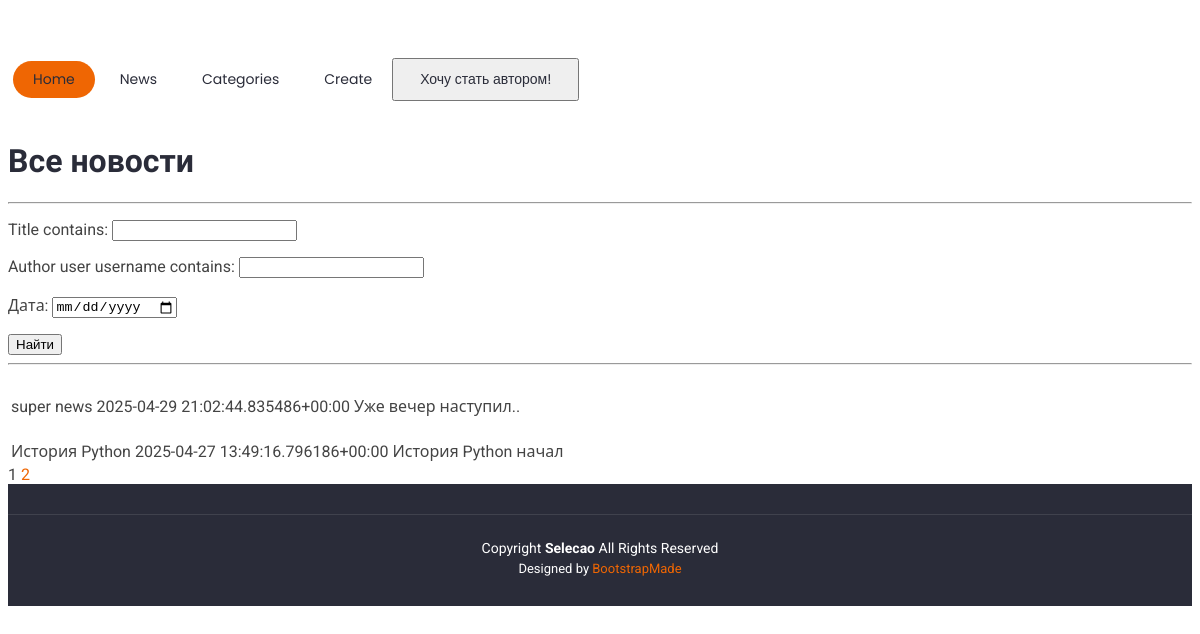
Before: /news/ with the older database file.
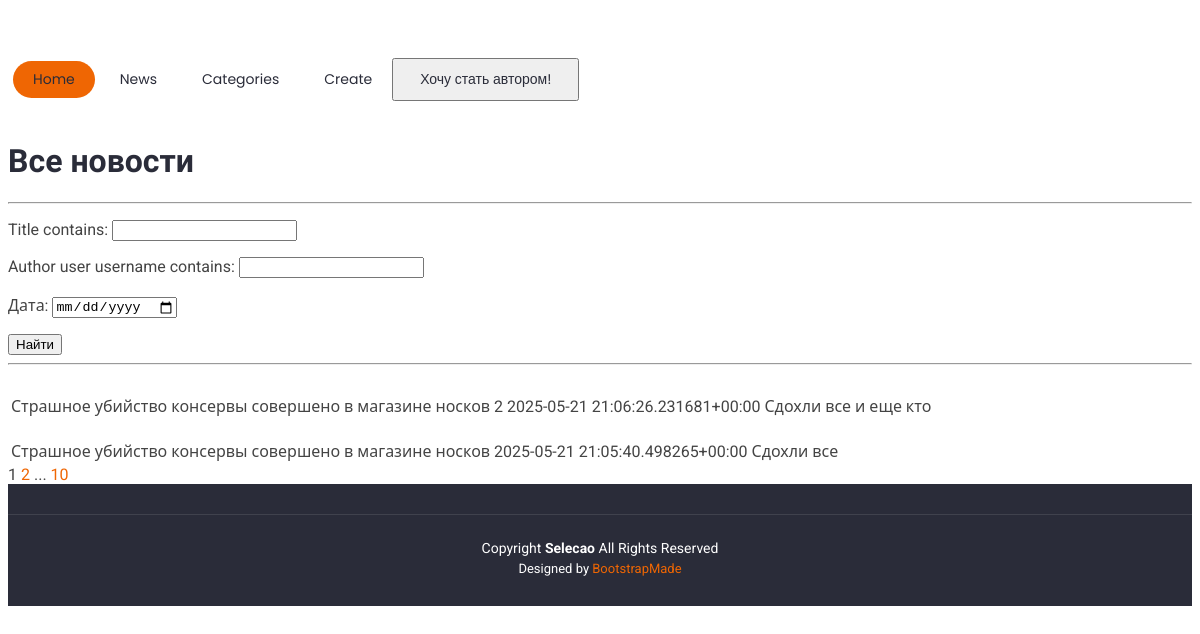
After: the same page with the newer database file.
### news/models.py (models this page shows, shortened)
class Post(models.Model):
    news = 'NE'
    article = 'AR'
    TIPE = [
        (news, 'Новость'),
        (article, 'Статья'),
    ]
    author = models.ForeignKey('Author', on_delete = models.CASCADE, null = False)
    tipe = models.CharField(max_length = 2,
                            choices = TIPE,
                            null = False)
    create_time = models.DateTimeField(auto_now_add = True)
    category = models.ManyToManyField(Category, through = 'PostCategory')
    title = models.CharField(max_length = 100, null = False)
    text = models.TextField(max_length = 5000, null = False)
    rating = models.IntegerField(default = 0)
    def __str__(self):
        return f'{self.title} {self.create_time} {self.text[:20]}'

### news/views.py (the view)
# urls.py: path('', PostsList.as_view(), name = 'post_list'),
class PostsList(ListView):
    model = Post
    ordering = '-create_time'
    template_name = 'news.html'
    context_object_name = 'posts'
    paginate_by = 2
    def get_queryset(self):
        queryset = super().get_queryset()
        self.filterset = PostFilter(self.request.GET, queryset)
        return self.filterset.qs
    def get_context_data(self, **kwargs):
        context = super().get_context_data(**kwargs)
        context['filterset'] = self.filterset
        context['is_not_author'] = not self.request.user.groups.filter(name = 'authors').exists()
        return context

### news/templatetags/custom_tags.py (called while the page is built)
@register.simple_tag(takes_context=True)
def url_replace(context, **kwargs):
    d = context['request'].GET.copy()
    for k, v in kwargs.items():
        d[k] = v
    return d.urlencode()

### templates/news.html (shortened to what this page needs)
{% extends 'flatpages/default.html' %}
{% load custom_filters %}
{% load custom_tags %}
{% block content %}
    {% if posts %}
        <h1>Все новости</h1>
        <hr>
        <form action="" method="get">
            {{ filterset.form.as_p }}
            <input type="submit" value="Найти" />
        </form>
        <hr>
        <table>
            {% for post in posts %}
            <tr>
                <td><br>{{ post }}</td>
            </tr>
            {% endfor %}
        </table>
    {% elif post %}
        {{ post.title|censor }} <br> <b>{{ post.create_time|date:'d M Y' }}</b> <br> {{ post.text|censor }}
    {% else %}
        <h2>Новостей нет!</h2>
    {% endif %}
   {{ page_obj.number }}
   {% if page_obj.has_next %}
       <a href="?{% url_replace page=page_obj.next_page_number %}">{{ page_obj.next_page_number }}</a>
       {% if paginator.num_pages != page_obj.next_page_number %}
           ...
           <a href="?{% url_replace page=page_obj.paginator.num_pages %}">{{ page_obj.paginator.num_pages }}</a>
       {% endif %}
   {% endif %}
{% endblock content %}

Changed rows visible on the page:
no longer on this page (row unchanged): Post: title+create_time+text "super news 2025-04-29 21:02:44.835486+00:00 Уже вечер наступил.."
no longer on this page (row unchanged): Post: title+create_time+text "История Python 2025-04-27 13:49:16.796186+00:00 История Python начал"
added Post: title+create_time+text "Страшное убийство консервы совершено в магазине носков 2 2025-05-21 21:06:26.231681+00:00 Сдохли все и еще кто"
added Post: title+create_time+text "Страшное убийство консервы совершено в магазине носков 2025-05-21 21:05:40.498265+00:00 Сдохли все"
Other visible differences:
{{ page_obj.paginator.num_pages }}: (not shown) → "10"
